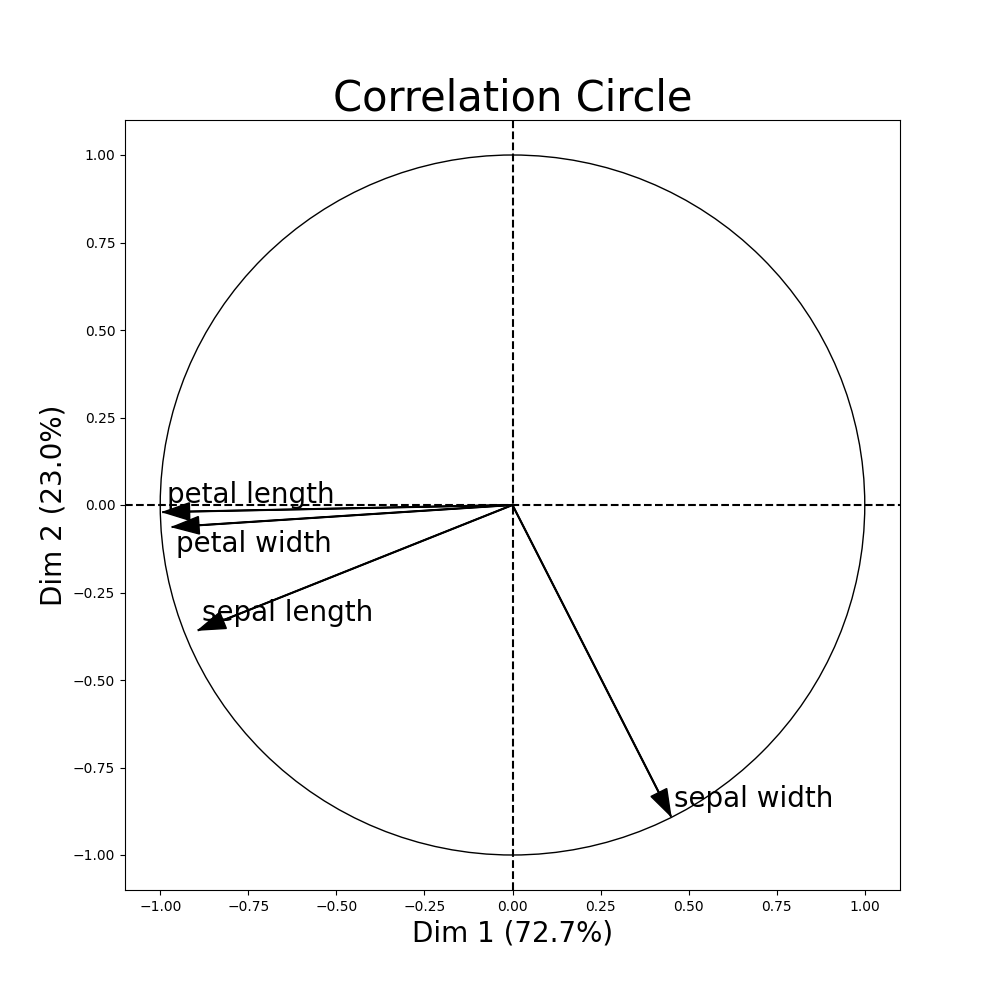

Generate this figure with Python:
from mlxtend.data import iris_data
from mlxtend.plotting import plot_pca_correlation_graph
import matplotlib.pyplot as plt
import numpy as np

X, y = iris_data()

X_norm = X / X.std(axis=0) # Normalizing the feature columns is recommended

feature_names = [
  'sepal length',
  'sepal width',
  'petal length',
  'petal width']

figure, correlation_matrix = plot_pca_correlation_graph(X_norm, 
                                                        feature_names,
                                                        dimensions=(1, 2),
                                                        figure_axis_size=10)
figure.savefig('corrcircle.png')